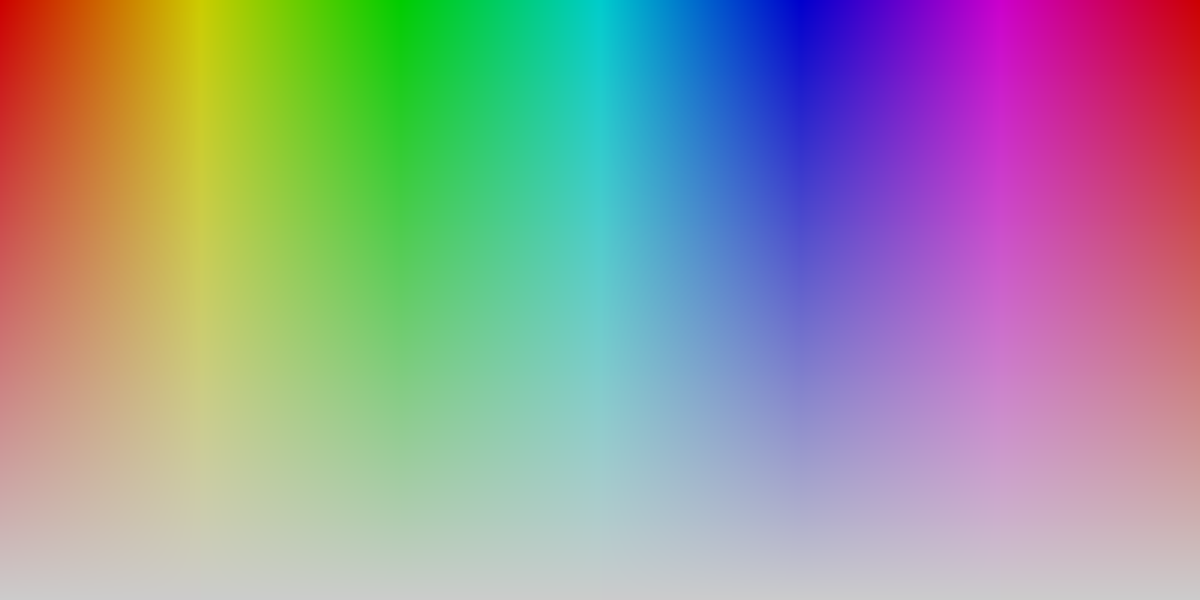
Frame 1 (no input)
Frame 60 (the mouse pressed at the canvas centre just before this capture): identical to frame 1, image omitted
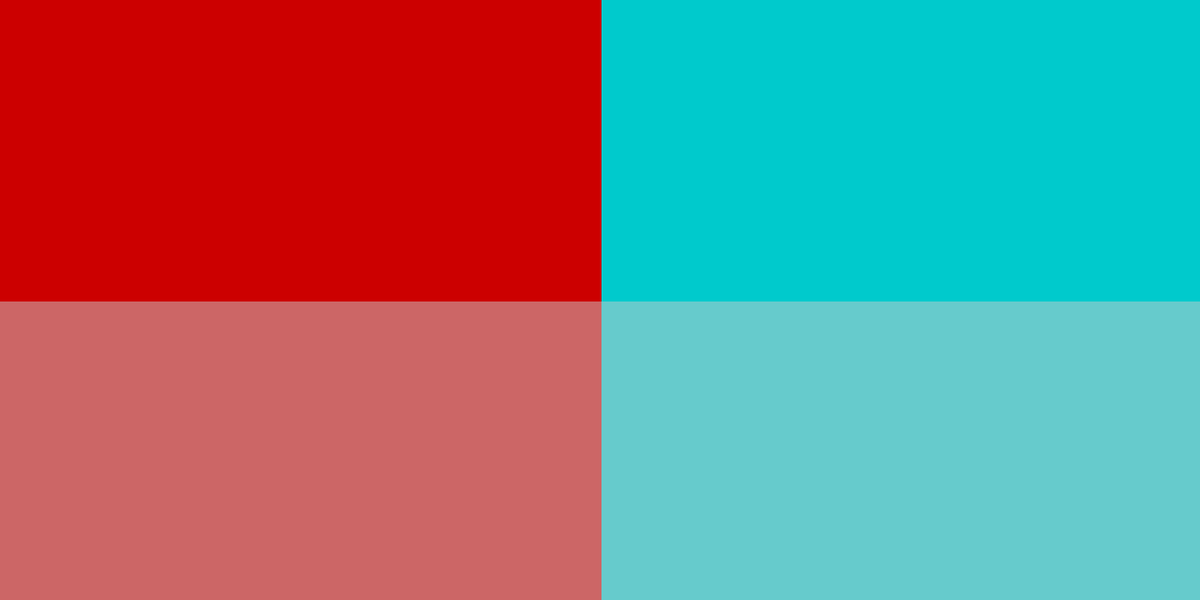
Frame 120 (the mouse held since frame 60 and released just before this capture)

The Processing sketch that drew these frames (run headless with seeded random() and noise(); from frame 60 on, the mouse is pressed at the canvas centre):

// Processing sketch: sketch_06_007
// ── sketch_06_007.pde
int stepX;
int stepY;

void setup() {
  size(1600, 800);
  noStroke();
  colorMode(HSB, width, height, 100);
}

void draw() {
  stepX = mouseX + 2;
  stepY = mouseY + 2;
  for (int gridY = 0; gridY < height; gridY += stepY) {
    for (int gridX = 0; gridX < width; gridX += stepX) {
      fill(gridX, height - gridY, 80);
      rect(gridX, gridY, stepX, stepY);
    }
  }
}
